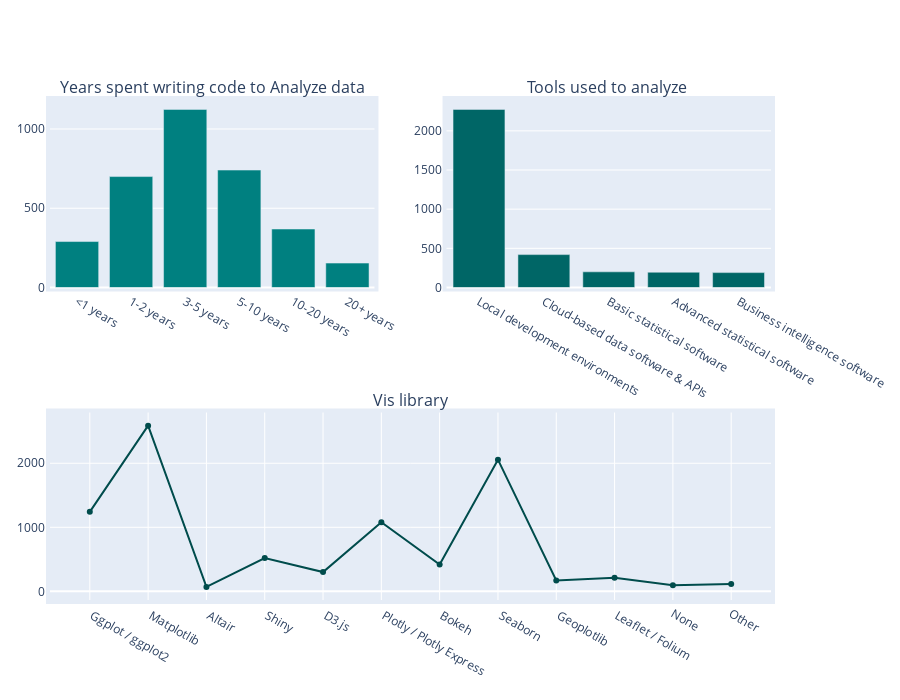

The cell this chart's notebook holds for it:
### Code cell
##여기서부터!

years=['<1 years','1-2 years','3-5 years','5-10 years','10-20 years','20+ years']
values=[290,700,1124,741,369,154]

tool=df['Q14'].value_counts().index
value2=df['Q14'].value_counts().values

vis=[]
value3=[]
for i in range(12):
    value=df['Q20_Part_'+str(i+1)].value_counts().values[0]
    text=df['Q20_Part_'+str(i+1)].value_counts().index[0]
    vis.append(text)
    value3.append(value)


trace0 = go.Bar(
    x = years,
    y =values, showlegend = False,
    marker=dict(
        color='#008080'
    )
)
tool=['Local development environments','Cloud-based data software & APIs','Basic statistical software','Advanced statistical software','Business intelligence software']
trace1 = go.Bar(
    x = tool,
    y =value2, showlegend = False,
    marker=dict(
        color='#006666'
    )
)
trace2 = go.Scatter(
    x = vis,
    y =value3,showlegend = False,
    mode = 'lines+markers',
  
    line= dict( color= "#004c4c")
)


fig = tools.make_subplots(rows=2, cols=2, specs=[[{"type": "bar"},{"type": "bar"}],
           [ {"type": "scatter","colspan":2},None]],
                          subplot_titles=('Years spent writing code to Analyze data','Tools used to analyze ','Vis library'))

fig.append_trace(trace0, 1, 1)
fig.append_trace(trace1, 1, 2)
fig.append_trace(trace2, 2, 1)

fig['layout'].update( height=700,width=900,margin=go.layout.Margin(
        l=50,
        r=50,
        b=100,
        t=100,
        pad=4
    ))
py.offline.iplot(fig)

### Figure 1 — Plotly figure (JSON) as saved in the notebook; plotly's stock layout.template omitted (floating-point values rounded to 4 significant figures)
{"data": [{"marker": {"color": "#008080"}, "showlegend": false, "type": "bar", "x": ["<1 years", "1-2 years", "3-5 years", "5-10 years", "10-20 years", "20+ years"], "xaxis": "x", "y": [290, 700, 1124, 741, 369, 154], "yaxis": "y"}, {"marker": {"color": "#006666"}, "showlegend": false, "type": "bar", "x": ["Local development environments", "Cloud-based data software & APIs", "Basic statistical software", "Advanced statistical software", "Business intelligence software"], "xaxis": "x2", "y": [2274, 420, 200, 195, 190, 134], "yaxis": "y2"}, {"line": {"color": "#004c4c"}, "mode": "lines+markers", "showlegend": false, "type": "scatter", "x": [" Ggplot / ggplot2 ", " Matplotlib ", " Altair ", " Shiny ", " D3.js ", " Plotly / Plotly Express ", " Bokeh ", " Seaborn ", " Geoplotlib ", " Leaflet / Folium ", "None", "Other"], "xaxis": "x3", "y": [1242, 2588, 70, 521, 301, 1080, 420, 2056, 169, 214, 95, 115], "yaxis": "y3"}], "layout": {"annotations": [{"font": {"size": 16}, "showarrow": false, "text": "Years spent writing code to Analyze data", "x": 0.225, "xanchor": "center", "xref": "paper", "y": 1, "yanchor": "bottom", "yref": "paper"}, {"font": {"size": 16}, "showarrow": false, "text": "Tools used to analyze ", "x": 0.775, "xanchor": "center", "xref": "paper", "y": 1, "yanchor": "bottom", "yref": "paper"}, {"font": {"size": 16}, "showarrow": false, "text": "Vis library", "x": 0.5, "xanchor": "center", "xref": "paper", "y": 0.375, "yanchor": "bottom", "yref": "paper"}], "height": 700, "margin": {"b": 100, "l": 50, "pad": 4, "r": 50, "t": 100}, "width": 900, "xaxis": {"anchor": "y", "domain": [0, 0.45]}, "xaxis2": {"anchor": "y2", "domain": [0.55, 1]}, "xaxis3": {"anchor": "y3", "domain": [0, 1]}, "yaxis": {"anchor": "x", "domain": [0.625, 1]}, "yaxis2": {"anchor": "x2", "domain": [0.625, 1]}, "yaxis3": {"anchor": "x3", "domain": [0, 0.375]}}}
